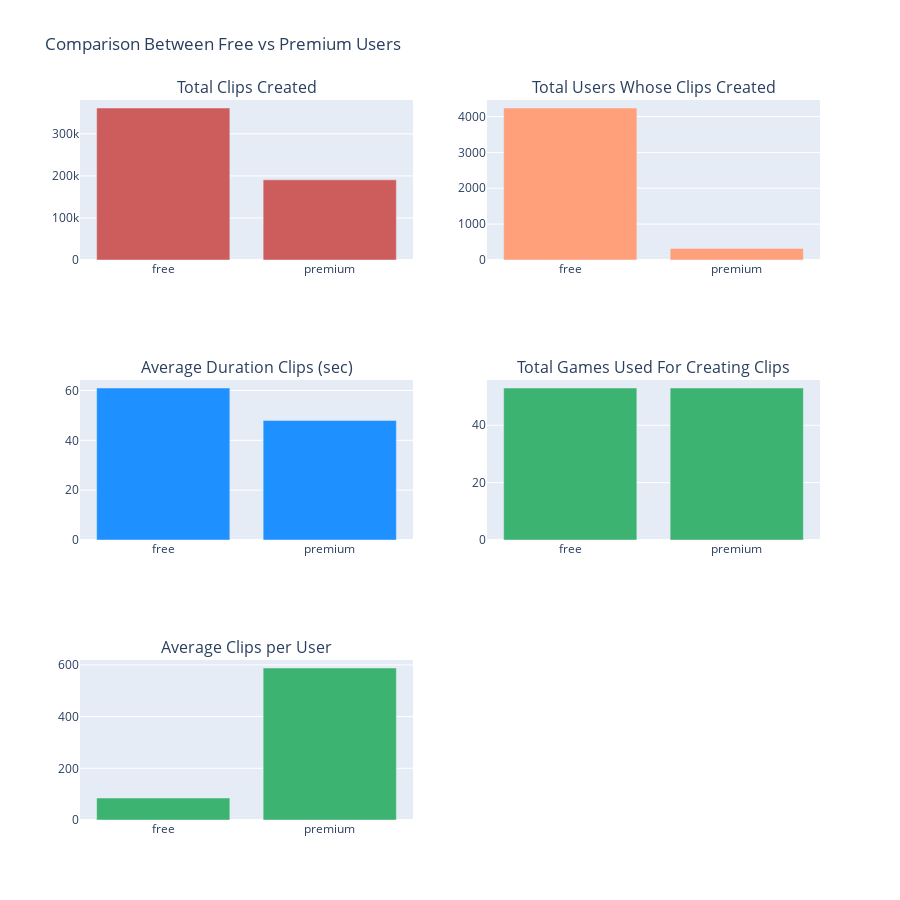

This figure's notebook cell:
### Markdown cell above
#### Charts

### Code cell
import plotly.graph_objects as go
from plotly.subplots import make_subplots

# Buat subplot 2x2
fig = make_subplots(rows=3, cols=2, subplot_titles=[
    "Total Clips Created",
    "Total Users Whose Clips Created",
    "Average Duration Clips (sec)",
    "Total Games Used For Creating Clips",
    "Average Clips per User",
])

# Bar chart 1: Total Clips Created
fig.add_trace(go.Bar(
    x=df_clips_agg_by_user_type['user_type'],
    y=df_clips_agg_by_user_type['total_clips_created'],
    name='Total Clips',
    marker_color='indianred'
), row=1, col=1)

# Bar chart 2: Total Users
fig.add_trace(go.Bar(
    x=df_clips_agg_by_user_type['user_type'],
    y=df_clips_agg_by_user_type['total_users_whose_clips_created'],
    name='Total Users',
    marker_color='lightsalmon'
), row=1, col=2)

# Bar chart 3: Average Duration
fig.add_trace(go.Bar(
    x=df_clips_agg_by_user_type['user_type'],
    y=df_clips_agg_by_user_type['average_duration_clips'],
    name='Avg Duration',
    marker_color='dodgerblue'
), row=2, col=1)

# Bar chart 4: Total Games Used
fig.add_trace(go.Bar(
    x=df_clips_agg_by_user_type['user_type'],
    y=df_clips_agg_by_user_type['total_games_used_for_creating_clips'],
    name='Games Used',
    marker_color='mediumseagreen'
), row=2, col=2)

# Bar chart 5: Average Clips per User 
fig.add_trace(go.Bar(
    x=df_clips_agg_by_user_type['user_type'],
    y=df_clips_agg_by_user_type['average_clips_per_user'],
    name='Average Clips',
    marker_color='mediumseagreen'
), row=3, col=1)


# Update layout
fig.update_layout(
    title_text="Comparison Between Free vs Premium Users",
    showlegend=False,
    height=900,
    width=900
)

fig.show()
#################################
import seaborn as sns
import matplotlib.pyplot as plt
plt.figure(figsize=(8, 5))
sns.boxplot(data=df_clips, x="user_type", y="duration")
sns.stripplot(data=df_clips, x="user_type", y="duration", color='black', size=1.5, jitter=True, alpha=0.3)
plt.title("Distribusi Duration per User Type (Box + Strip)")
plt.show()

### Figure 1 — Plotly figure (JSON) as saved in the notebook; plotly's stock layout.template omitted (floating-point values rounded to 4 significant figures)
{"data": [{"marker": {"color": "indianred"}, "name": "Total Clips", "type": "bar", "x": ["free", "premium"], "xaxis": "x", "y": [361391, 190640], "yaxis": "y"}, {"marker": {"color": "lightsalmon"}, "name": "Total Users", "type": "bar", "x": ["free", "premium"], "xaxis": "x2", "y": [4239, 324], "yaxis": "y2"}, {"marker": {"color": "dodgerblue"}, "name": "Avg Duration", "type": "bar", "x": ["free", "premium"], "xaxis": "x3", "y": [61, 48], "yaxis": "y3"}, {"marker": {"color": "mediumseagreen"}, "name": "Games Used", "type": "bar", "x": ["free", "premium"], "xaxis": "x4", "y": [53, 53], "yaxis": "y4"}, {"marker": {"color": "mediumseagreen"}, "name": "Average Clips", "type": "bar", "x": ["free", "premium"], "xaxis": "x5", "y": [85, 588], "yaxis": "y5"}], "layout": {"annotations": [{"font": {"size": 16}, "showarrow": false, "text": "Total Clips Created", "x": 0.225, "xanchor": "center", "xref": "paper", "y": 1, "yanchor": "bottom", "yref": "paper"}, {"font": {"size": 16}, "showarrow": false, "text": "Total Users Whose Clips Created", "x": 0.775, "xanchor": "center", "xref": "paper", "y": 1, "yanchor": "bottom", "yref": "paper"}, {"font": {"size": 16}, "showarrow": false, "text": "Average Duration Clips (sec)", "x": 0.225, "xanchor": "center", "xref": "paper", "y": 0.6111, "yanchor": "bottom", "yref": "paper"}, {"font": {"size": 16}, "showarrow": false, "text": "Total Games Used For Creating Clips", "x": 0.775, "xanchor": "center", "xref": "paper", "y": 0.6111, "yanchor": "bottom", "yref": "paper"}, {"font": {"size": 16}, "showarrow": false, "text": "Average Clips per User", "x": 0.225, "xanchor": "center", "xref": "paper", "y": 0.2222, "yanchor": "bottom", "yref": "paper"}], "height": 900, "showlegend": false, "title": {"text": "Comparison Between Free vs Premium Users"}, "width": 900, "xaxis": {"anchor": "y", "domain": [0, 0.45]}, "xaxis2": {"anchor": "y2", "domain": [0.55, 1]}, "xaxis3": {"anchor": "y3", "domain": [0, 0.45]}, "xaxis4": {"anchor": "y4", "domain": [0.55, 1]}, "xaxis5": {"anchor": "y5", "domain": [0, 0.45]}, "xaxis6": {"anchor": "y6", "domain": [0.55, 1]}, "yaxis": {"anchor": "x", "domain": [0.7778, 1]}, "yaxis2": {"anchor": "x2", "domain": [0.7778, 1]}, "yaxis3": {"anchor": "x3", "domain": [0.3889, 0.6111]}, "yaxis4": {"anchor": "x4", "domain": [0.3889, 0.6111]}, "yaxis5": {"anchor": "x5", "domain": [0, 0.2222]}, "yaxis6": {"anchor": "x6", "domain": [0, 0.2222]}}}
